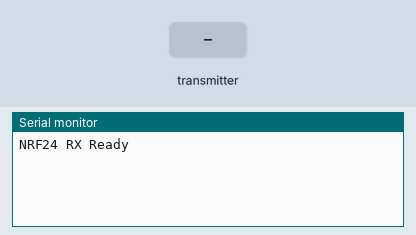
A sketch run on a simulated Arduino Uno, built with avr-gcc and run on an emulated ATmega328P. On the bench: the last lines printed to the serial monitor. The inputs (shaded band) are chosen by the test bench. No radio packets arrive unless stated.

Above: at 1.2 s.
1.3 s: the transmitter starts sending buf.0 = 0
At 1.46 s:
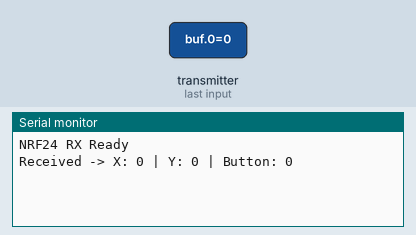
3.2 s: the transmitter starts sending buf.1 = 64
At 3.36 s:
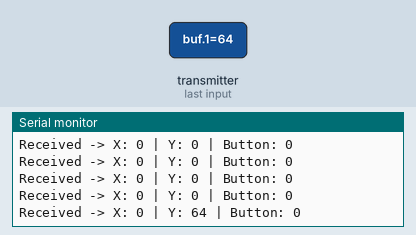
4.7 s: the transmitter starts sending buf.2 = 64
At 4.86 s:
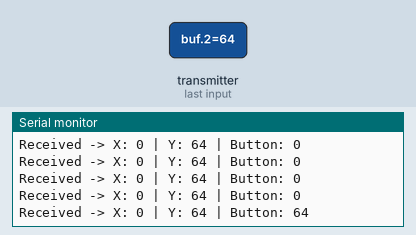
6.2 s: the transmitter starts sending buf.0 = 64
At 6.36 s:
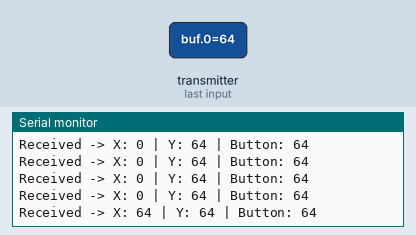
7.7 s: the transmitter starts sending buf.1 = 0
At 7.86 s:
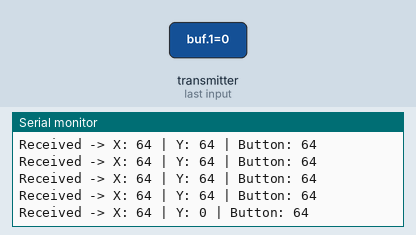
9.2 s: the transmitter starts sending buf.2 = 0
At 9.36 s:
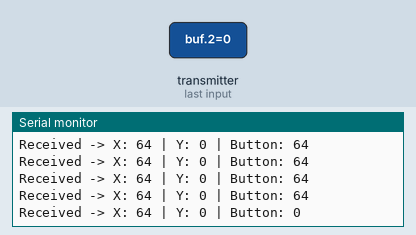

The sketch:

radio_rx.ino
```cpp
#include <RH_NRF24.h>
#include <SPI.h>

#define CE_PIN 2   // D4
#define CSN_PIN 4  // D2

RH_NRF24 nrf24(CE_PIN, CSN_PIN);

void setup() {
  Serial.begin(9600);
  while (!Serial);

  if (!nrf24.init())
    Serial.println("NRF24 init failed");
  if (!nrf24.setChannel(1))
    Serial.println("Channel set failed");
  if (!nrf24.setRF(RH_NRF24::DataRate2Mbps, RH_NRF24::TransmitPower0dBm))
    Serial.println("RF set failed");

  Serial.println("NRF24 RX Ready");
}

void loop() {
  if (nrf24.available()) {
    uint8_t buf[3];  // Expecting 3 bytes
    uint8_t len = sizeof(buf);

    if (nrf24.recv(buf, &len)) {
      if (len == 3) {
        uint8_t x = buf[0];
        uint8_t y = buf[1];
        uint8_t button = buf[2];

        Serial.print("Received -> X: ");
        Serial.print(x);
        Serial.print(" | Y: ");
        Serial.print(y);
        Serial.print(" | Button: ");
        Serial.println(button);
      } else {
        Serial.println("Unexpected payload size");
      }
    } else {
      Serial.println("Receive failed");
    }
  }
}
```

Measured:
- after the input at 1.3 s, the serial monitor: prints a new line at once (image 1)
- after the input at 3.2 s, the serial monitor: prints a new line at once (image 2)
- after the input at 4.7 s, the serial monitor: prints a new line at once (image 3)
- after the input at 6.2 s, the serial monitor: prints a new line at once (image 4)
- after the input at 7.7 s, the serial monitor: prints a new line at once (image 5)
- after the input at 9.2 s, the serial monitor: prints a new line at once (image 6)
